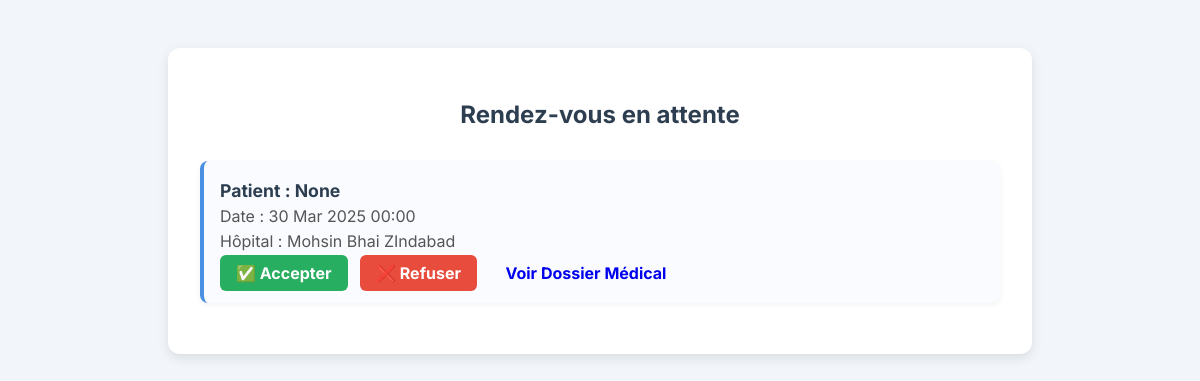
The app's page /mes_rendezvous/ (signed in), older data.
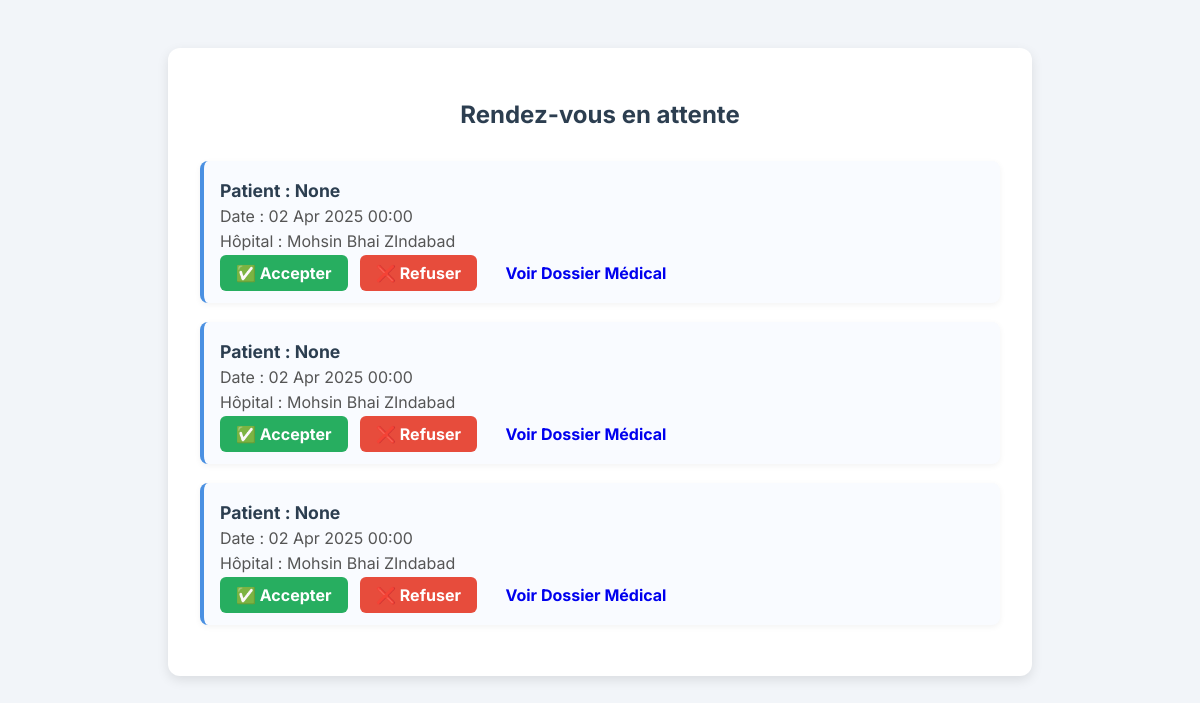
The same page, newer data.
### patient/models.py (models this page shows, shortened)
class Appointment(models.Model):
    patient = models.ForeignKey(Patient, on_delete=models.CASCADE)
    doctor = models.ForeignKey(Doctor, on_delete=models.CASCADE)
    title = models.CharField(max_length=100)
    statut = models.CharField(max_length=20, choices=[('en_attente', 'En attente'), ('confirme', 'Confirmé'), ('annule', 'Annulé')], default='en_attente')
    start_datetime = models.DateTimeField()
    end_datetime = models.DateTimeField()
    detail = models.TextField()
    hospital = models.ForeignKey(Hospital, on_delete=models.CASCADE)
    statut = models.CharField(
    max_length=20,
    choices=[
        ('en_attente', 'En attente'),
        ('confirme', 'Confirmé'),
        ('refuse', 'Refusé')
    ],
    default='en_attente'
    )

class Patient(models.Model):
    user = models.OneToOneField(User, on_delete=models.CASCADE, null=True, blank=True)
    username = models.CharField(max_length=100, blank=True, null=True)
    date_of_birth = models.DateField(blank=True, null=True)
    address = models.TextField()
    medical_history = models.TextField(blank=True)
    email = models.EmailField(blank=True, null=True)
    MRN = models.CharField(max_length=20, unique=True, null=True)

class Hospital(models.Model):
    name = models.CharField(max_length=100, unique=True, default='N/A')
    address = models.TextField()
    telephone = models.CharField(max_length=20, default='N/A')

### patient/views.py (the view)
# urls.py: path('mes_rendezvous/', views.doctor_pending_appointments, name='doctor_pending_appointments'),
@login_required
def doctor_pending_appointments(request):
    doctor = Doctor.objects.filter(user=request.user).first()
    appointments = Appointment.objects.filter(doctor=doctor, statut='en_attente').order_by('-start_datetime')
    return render(request, 'patient/doctor_pending_appointments.html', {'appointments': appointments})

### patient/templates/patient/doctor_pending_appointments.html (shortened to what this page needs)
<!DOCTYPE html>
<html lang="fr">
<head>
    {% load static %}
</head>
<body>
    <div class="container">
        <h2>Rendez-vous en attente</h2>
        {% if appointments %}
            {% for appointment in appointments %}
                <div class="appointment-card">
                    <strong>Patient : {{ appointment.patient.username }}</strong>
                    <p>Date : {{ appointment.start_datetime|date:"d M Y H:i" }}</p>
                    <p>Hôpital : {{ appointment.hospital.name }}</p>
                    <div class="actions">
                        <a href="{% url 'update_appointment_status' appointment.pk 'accepter' %}" class="accept">✅ Accepter</a>
                        <a href="{% url 'update_appointment_status' appointment.pk 'refuser' %}" class="refuse">❌ Refuser</a>
                        <a href="{% url 'view_patient_dossier' appointment.pk %}">Voir Dossier Médical</a>
                    </div>
                </div>
            {% endfor %}
        {% else %}
            <div class="no-appointments">
                Aucun rendez-vous en attente.
            </div>
        {% endif %}
    </div>
</body>
</html>

Row changes from the older to the newer data that the page shows:
no longer on this page (row edited): Appointment: patient.username "None", start_datetime "30 Mar 2025 00:00", hospital.name "Mohsin Bhai ZIndabad"
added Appointment: patient.username "None", start_datetime "02 Apr 2025 00:00", hospital.name "Mohsin Bhai ZIndabad"
added Appointment: patient.username "None", start_datetime "02 Apr 2025 00:00", hospital.name "Mohsin Bhai ZIndabad"
added Appointment: patient.username "None", start_datetime "02 Apr 2025 00:00", hospital.name "Mohsin Bhai ZIndabad"
